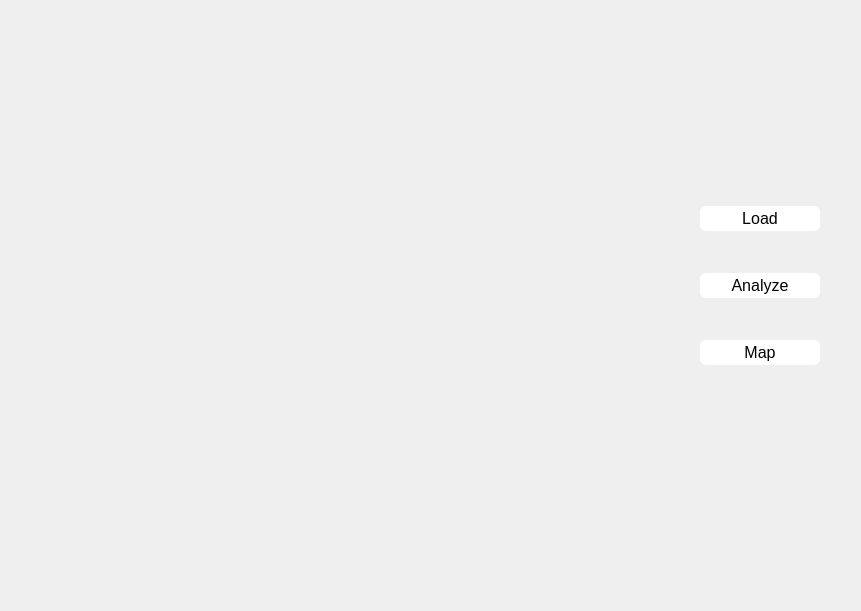
<?xml version="1.0" encoding="UTF-8"?>
<ui version="4.0">
 <class>MainWindow</class>
 <widget class="QMainWindow" name="MainWindow">
  <property name="geometry">
   <rect>
    <x>0</x>
    <y>0</y>
    <width>861</width>
    <height>611</height>
   </rect>
  </property>
  <property name="windowTitle">
   <string>MainWindow</string>
  </property>
  <property name="styleSheet">
   <string notr="true">QMainWindow
{
	border-image: url(:/image/map/background.jpg);
}
QPushButton
{
	background:rgb(255, 255, 255);
	border-radius:6px;
}</string>
  </property>
  <widget class="QWidget" name="centralwidget">
   <widget class="QWidget" name="verticalLayoutWidget">
    <property name="geometry">
     <rect>
      <x>700</x>
      <y>170</y>
      <width>161</width>
      <height>231</height>
     </rect>
    </property>
    <layout class="QVBoxLayout" name="verticalLayout">
     <item>
      <widget class="QPushButton" name="loadBtn">
       <property name="minimumSize">
        <size>
         <width>40</width>
         <height>25</height>
        </size>
       </property>
       <property name="maximumSize">
        <size>
         <width>120</width>
         <height>25</height>
        </size>
       </property>
       <property name="font">
        <font>
         <family>Arial</family>
         <pointsize>12</pointsize>
        </font>
       </property>
       <property name="text">
        <string>Load</string>
       </property>
      </widget>
     </item>
     <item>
      <widget class="QPushButton" name="analyzeBtn">
       <property name="minimumSize">
        <size>
         <width>120</width>
         <height>25</height>
        </size>
       </property>
       <property name="maximumSize">
        <size>
         <width>120</width>
         <height>25</height>
        </size>
       </property>
       <property name="font">
        <font>
         <family>Arial</family>
         <pointsize>12</pointsize>
        </font>
       </property>
       <property name="text">
        <string>Analyze</string>
       </property>
      </widget>
     </item>
     <item>
      <widget class="QPushButton" name="mapBtn">
       <property name="minimumSize">
        <size>
         <width>120</width>
         <height>25</height>
        </size>
       </property>
       <property name="maximumSize">
        <size>
         <width>120</width>
         <height>25</height>
        </size>
       </property>
       <property name="font">
        <font>
         <family>Arial</family>
         <pointsize>12</pointsize>
        </font>
       </property>
       <property name="text">
        <string>Map</string>
       </property>
      </widget>
     </item>
    </layout>
   </widget>
  </widget>
 </widget>
 <resources/>
 <connections/>
</ui>
